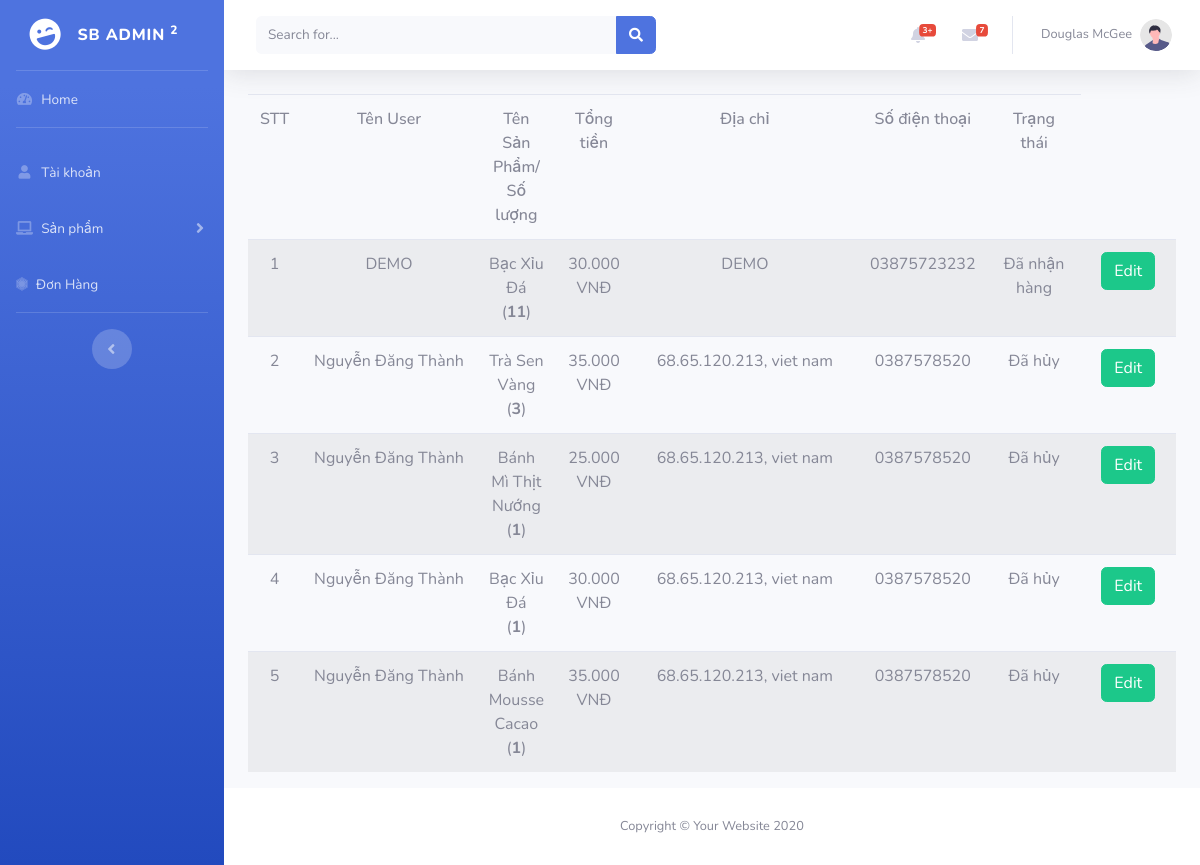
Page /admin/index.php?controller=donhang on the committed database.
### tables this page shows
CREATE TABLE `order_details` (
  `id` int(11) NOT NULL,
  `order_id` int(11) NOT NULL,
  `product_id` int(11) NOT NULL,
  `id_user` int(11) NOT NULL,
  `num` int(11) NOT NULL,
  `price` float NOT NULL,
  `status` varchar(255) NOT NULL
);

CREATE TABLE `orders` (
  `id` int(11) NOT NULL,
  `fullname` varchar(100) NOT NULL,
  `phone_number` varchar(20) NOT NULL,
  `email` varchar(150) NOT NULL,
  `address` varchar(200) NOT NULL,
  `note` varchar(255) DEFAULT NULL,
  `order_date` datetime DEFAULT NULL
);

CREATE TABLE `product` (
  `id` int(11) NOT NULL,
  `title` varchar(200) NOT NULL,
  `price` float NOT NULL,
  `number` float NOT NULL,
  `thumbnail` varchar(500) NOT NULL,
  `content` longtext NOT NULL,
  `id_category` int(11) NOT NULL,
  `created_at` datetime DEFAULT NULL,
  `updated_at` datetime DEFAULT NULL
);

### admin/controllers/donhang_controller.php (called while the page is built, shortened)
<?php
class DonhangController extends BaseController
{
    public function index()
    {
        $this->render('index');
    }
}

### admin/routes.php (called while the page is built, shortened)
<?php
$controller = new $klass;
$controller->$action();

### admin/index.php (called while the page is built, shortened)
<?php
require_once('routes.php');

### admin/database/dbhelper.php (called while the page is built, shortened)
<?php
function executeResult($sql)
{
	$con = mysqli_connect(HOST, USERNAME, PASSWORD, DATABASE);
	$result = mysqli_query($con, $sql);
	$data   = [];
	while ($row = mysqli_fetch_array($result, 1)) {
		$data[] = $row;
	}
	return $data;
}

### admin/views/donhang/index.php (the view, shortened to what this page needs)
<?php
require_once('database/dbhelper.php');
?>
<table class="table table-striped">
    <thead>
        <tr style="font-weight: 500;text-align: center;">
            <td width="50px">STT</td>
            <td width="200px">Tên User</td>
            <td>Tên Sản Phẩm/<br>Số lượng</td>
            <td>Tổng tiền</td>
            <td width="250px">Địa chỉ</td>
            <td>Số điện thoại</td>
            <td>Trạng thái</td>
        </tr>
    </thead>
    <tbody>
        <?php
        try {
            if (isset($_GET['page'])) {
                $page = $_GET['page'];
            } else {
                $page = 1;
            }
            $limit = 10;
            $start = ($page - 1) * $limit;
            $sql = "SELECT * from orders, order_details, product
                                where order_details.order_id=orders.id and product.id=order_details.product_id ORDER BY order_date DESC limit $start,$limit ";
            $order_details_List = executeResult($sql);
            $count = 0;
            foreach ($order_details_List as $item) {
                echo '
                                        <tr style="text-align: center;">
                                            <td width="50px">' . (++$count) . '</td>
                                            <td style="text-align:center">' . $item['fullname'] . '</td>
                                            <td>' . $item['title'] . '<br>(<strong>' . $item['num'] . '</strong>)</td>
                                            <td class="b-500 red">' . number_format($item['price'], 0, ',', '.') . '<span> VNĐ</span></td>
                                            <td width="100px">' . $item['address'] . '</td>
                                            <td width="100px">' . $item['phone_number'] . '</td>
                                            <td width="100px" class="green b-500">' . $item['status'] . '</td>
                                            <td width="100px">
                                                <a href="index.php?controller=donhang&action=edit&id=' . $item['order_id'] . '" class="btn btn-success">Edit</a>
                                            </td>
                                        </tr>
                                    ';
            }
        } catch (Exception $e) {
            die("Lỗi thực thi sql: " . $e->getMessage());
        }
        ?>
    </tbody>
</table>

### rows in the picture
order_details: order.fullname "DEMO", product.title "Bạc Xỉu Đá", num "11", product.price "30.000", order.address "DEMO", order.phone_number "03875723232", status "Đã nhận hàng"
order_details: order.fullname "Nguyễn Đăng Thành", product.title "Trà Sen Vàng", num "3", product.price "35.000", order.address "68.65.120.213, viet nam", order.phone_number "0387578520", status "Đã hủy"
order_details: order.fullname "Nguyễn Đăng Thành", product.title "Bánh Mì Thịt Nướng", num "1", product.price "25.000", order.address "68.65.120.213, viet nam", order.phone_number "0387578520", status "Đã hủy"
order_details: order.fullname "Nguyễn Đăng Thành", product.title "Bạc Xỉu Đá", num "1", product.price "30.000", order.address "68.65.120.213, viet nam", order.phone_number "0387578520", status "Đã hủy"
order_details: order.fullname "Nguyễn Đăng Thành", product.title "Bánh Mousse Cacao", num "1", product.price "35.000", order.address "68.65.120.213, viet nam", order.phone_number "0387578520", status "Đã hủy"
